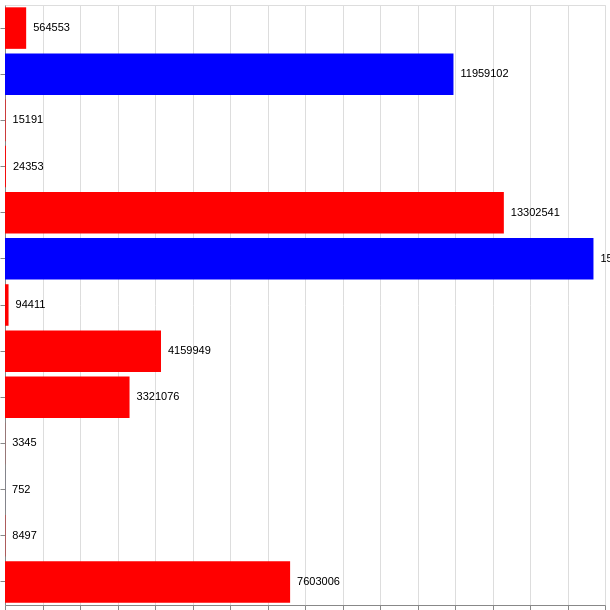

Write a Vega-Lite specification for this figure.
### Vega-Lite specification from a JSON file in a GitHub repository (floating-point values rounded to 4 significant figures)
{"$schema": "https://vega.github.io/schema/vega-lite/v3.json", "description": "The total number of votes each candidate got in the 2016 presidential primary.", "width": 600, "height": 600, "padding": 5, "autosize": "none", "data": {"values": [{"color": "red", "Candidate": "Ben Carson", "Total Votes": 564553}, {"color": "red", "Candidate": "Carly Fiorina", "Total Votes": 15191}, {"color": "red", "Candidate": "Chris Christie", "Total Votes": 24353}, {"color": "red", "Candidate": "Donald Trump", "Total Votes": 13302541}, {"color": "red", "Candidate": "Jeb Bush", "Total Votes": 94411}, {"color": "red", "Candidate": "John Kasich", "Total Votes": 4159949}, {"color": "red", "Candidate": "Marco Rubio", "Total Votes": 3321076}, {"color": "red", "Candidate": "Ted Cruz", "Total Votes": 7603006}, {"color": "red", "Candidate": "Mike Huckabee", "Total Votes": 3345}, {"color": "red", "Candidate": "Rand Paul", "Total Votes": 8497}, {"color": "blue", "Candidate": "Hillary Clinton", "Total Votes": 15692452}, {"color": "blue", "Candidate": "Bernie Sanders", "Total Votes": 11959102}, {"color": "blue", "Candidate": "O'Malley", "Total Votes": 752}]}, "transform": [{"calculate": "toString('black')", "as": "color2"}], "encoding": {"y": {"field": "Candidate", "type": "ordinal"}, "x": {"field": "Total Votes", "type": "quantitative"}, "color": {"field": "color", "type": "nominal", "scale": null}}, "layer": [{"mark": "bar"}, {"mark": {"type": "text", "align": "left", "baseline": "middle", "dx": 7}, "encoding": {"text": {"field": "Total Votes", "type": "quantitative"}, "color": {"field": "color2", "type": "ordinal", "scale": null}}}]}
